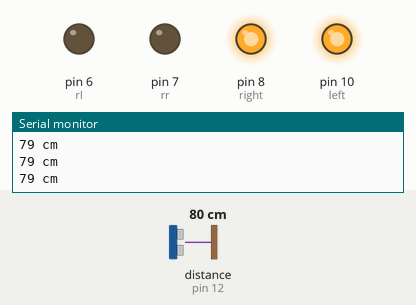
The sketch below on a simulated Arduino Uno, built with avr-gcc and run on an emulated ATmega328P. On the bench: output pins drawn as LEDs (lit = HIGH), the last lines printed to the serial monitor. Wiring (inferred from the names in the program): ultrasonic range finder: trigger pin 9; echo pin 12. Dashed ring = blinking. The inputs (shaded band) are chosen by the test bench; at power-on: distance to the obstacle (sensor on pin 12) 80 cm. The echo pulse lasts 58.3 µs per cm; pins used as bus, display or sensor lines are not drawn.

Above: at 1.2 s.
1.3 s: distance to the obstacle (sensor on pin 12) set to 45 cm
2.8 s: distance to the obstacle (sensor on pin 12) set to 37 cm
At 2.98 s:
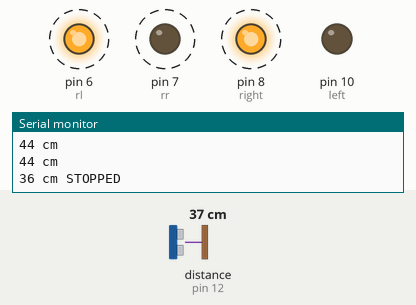
5.8 s: distance to the obstacle (sensor on pin 12) set to 250 cm
At 5.97 s:
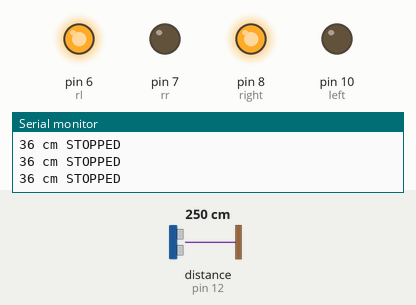
8.8 s: distance to the obstacle (sensor on pin 12) set to 2 cm
At 9.06 s:
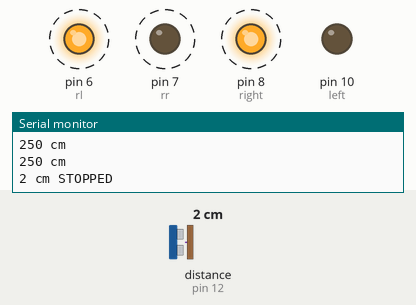
11.8 s: distance to the obstacle (sensor on pin 12) set to 60 cm
At 12.2 s:
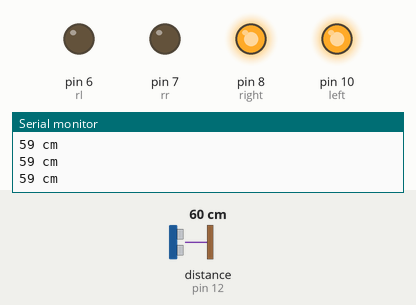
Timing chart, 0 to 14.3 s (numbered marks = the images above; inputs shaded):
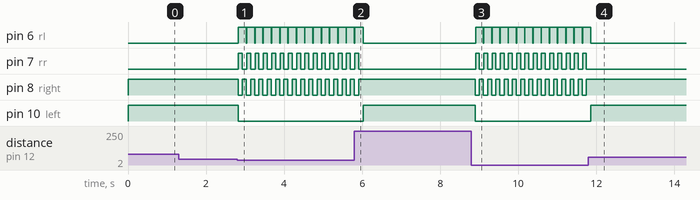

The sketch:

sketch_jun05a.ino
```cpp
#define trigPin 9
#define echoPin 12
#define left 10
#define right 8
#define rr 7
#define rl 6

void setup() {
  Serial.begin (9600);
  pinMode(trigPin, OUTPUT);
  pinMode(echoPin, INPUT);
  pinMode(left, OUTPUT);
  pinMode(right, OUTPUT);
    pinMode(rl, OUTPUT);
  pinMode(rr, OUTPUT);


}

void loop() {


  long duration, distance;
  digitalWrite(trigPin, LOW);
  delayMicroseconds(1);
  digitalWrite(trigPin, HIGH);

  delayMicroseconds(1);
  digitalWrite(trigPin, LOW);
  duration = pulseIn(echoPin, HIGH);
  distance = (duration/2) / 29.1;
  digitalWrite(rr,LOW);
  digitalWrite(rl,LOW);
  digitalWrite(right,LOW);
  digitalWrite(left,LOW);

  if (distance < 40) {
     Serial.print(distance);
    Serial.println(" cm STOPPED");

    digitalWrite(right,LOW);
    digitalWrite(left,LOW);
      digitalWrite(rr,LOW);
  digitalWrite(rl,LOW);

  delay(10);

  digitalWrite(rr,HIGH);
    digitalWrite(rl,HIGH);
      digitalWrite(right,LOW);
  digitalWrite(left,LOW);
  delay(100);


      digitalWrite(left,LOW);
    digitalWrite(rr,LOW);
  digitalWrite(rl,HIGH);
  digitalWrite(right,HIGH);

}


  else {


    Serial.print(distance);
    Serial.println(" cm");
     digitalWrite(right,HIGH);
    digitalWrite(left,HIGH);
      digitalWrite(rr,LOW);
  digitalWrite(rl,LOW);

  }


  delay(100);
}
```

Measured:
- the behaviour switches between 41 and 40 cm on distance to the obstacle (sensor on pin 12) (found by bisection; images 0 and 1)
- after the input at 2.8 s, pin 6 (rl): alternates HIGH for 0.20 s and LOW for 0.01 s, starting at once; pin 7 (rr), pin 8 (right): alternates HIGH for 0.10 s and LOW for 0.11 s, starting at once; pin 10 (left): HIGH → LOW at once
- after the input at 5.8 s, pin 6 (rl): goes on until 6.0 s, then stays LOW; pin 7 (rr): goes on until 5.9 s, then stays LOW; pin 8 (right): goes on until 5.9 s, then stays HIGH; pin 10 (left): LOW → HIGH after 0.23 s
- after the input at 8.8 s, pin 6 (rl): alternates HIGH for 0.20 s and LOW for 0.01 s, starting after 0.11 s; pin 7 (rr): alternates HIGH for 0.10 s and LOW for 0.11 s, starting after 0.11 s; pin 8 (right): alternates HIGH for 0.10 s and LOW for 0.11 s, starting after 0.10 s; pin 10 (left): HIGH → LOW after 0.10 s
- after the input at 11.8 s, pin 6 (rl): goes on until 11.9 s, then stays LOW; pin 7 (rr): stops changing and stays LOW; pin 8 (right): stops changing and stays HIGH; pin 10 (left): LOW → HIGH after 0.05 s
